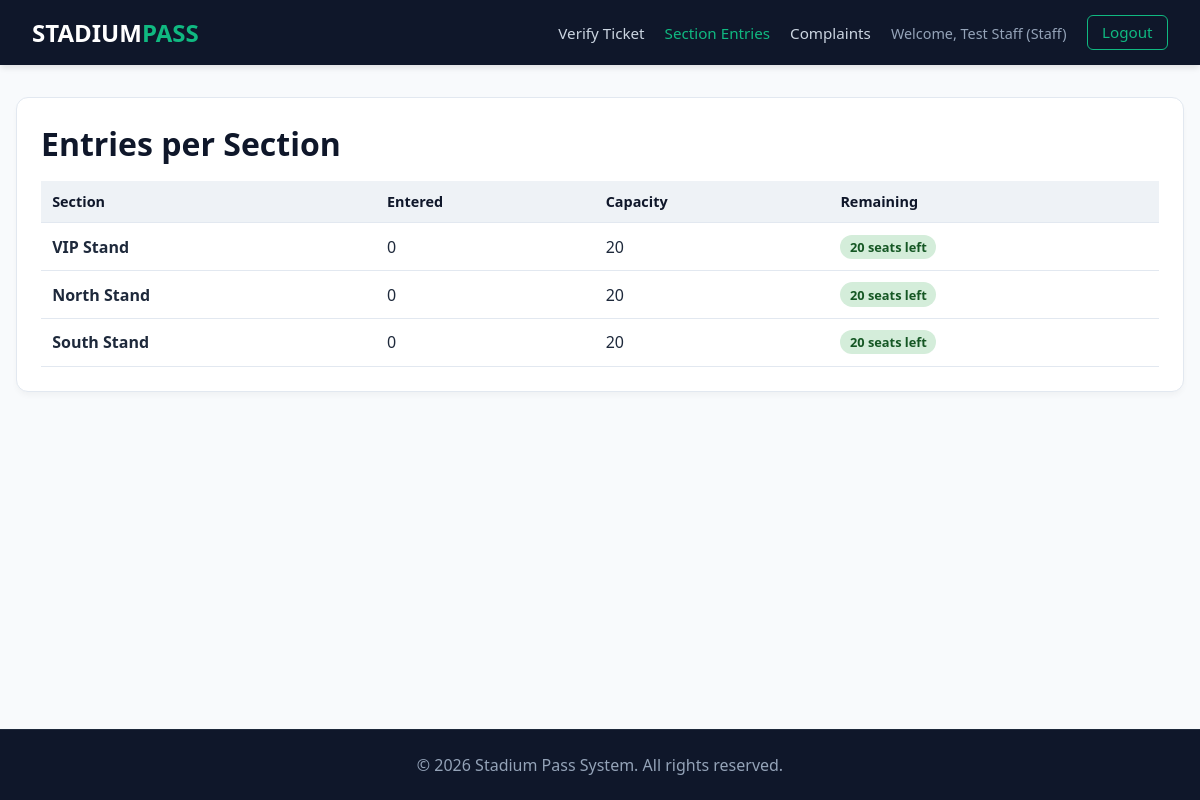
/staff/entries.php (signed in), run on the app's committed database.
### tables this page shows
CREATE TABLE sections (
  id INT AUTO_INCREMENT PRIMARY KEY,
  name VARCHAR(100) NOT NULL,
  capacity INT NOT NULL
);

### staff/entries.php (the view, shortened to what this page needs)
<?php
require_once __DIR__ . '/../config/db.php';
$stmt = $pdo->query(
    "SELECT sec.id, sec.name, sec.capacity, COUNT(e.id) AS entered
     FROM sections sec
     LEFT JOIN entries e ON e.section_id = sec.id
     GROUP BY sec.id, sec.name, sec.capacity
     ORDER BY sec.id"
);
$sections = $stmt->fetchAll();
require_once __DIR__ . '/../includes/header.php';
?>
<div class="card">
    <h1 class="page-title" style="margin-bottom: 1rem;">Entries per Section</h1>
    <?php if (count($sections) === 0): ?>
        <p>No sections found. Ask an administrator to configure sections first.</p>
    <?php else: ?>
        <div class="table-wrap">
            <table class="data">
                <tr>
                    <th>Section</th>
                    <th>Entered</th>
                    <th>Capacity</th>
                    <th>Remaining</th>
                </tr>
                <?php foreach ($sections as $row): ?>
                    <?php $remaining = $row['capacity'] - $row['entered']; ?>
                    <tr>
                        <td><strong><?= htmlspecialchars($row['name']) ?></strong></td>
                        <td><?= (int)$row['entered'] ?></td>
                        <td><?= (int)$row['capacity'] ?></td>
                        <td>
                            <?php if ($remaining <= 0): ?>
                                <span class="badge badge-cancelled">Full (0)</span>
                            <?php else: ?>
                                <span class="badge badge-valid"><?= $remaining ?> seats left</span>
                            <?php endif; ?>
                        </td>
                    </tr>
                <?php endforeach; ?>
            </table>
        </div>
    <?php endif; ?>
</div>
<?php require_once __DIR__ . '/../includes/footer.php'; ?>

### style.css (style rules this page uses)
:root { --navy: #0f172a; --green: #10b981; --green-hover: #059669; --white: #ffffff; --black: #1e293b; --bg-light: #f8fafc; --border: #e2e8f0; --danger: #ef4444; --warn: #f59e0b; --muted: #64748b; }
* { box-sizing: border-box; margin: 0; padding: 0; font-family: system-ui, -apple-system, Arial, sans-serif; }
body { background: var(--bg-light); color: var(--black); display: flex; flex-direction: column; min-height: 100vh; }
.page-title { font-size: 2rem; font-weight: 800; color: var(--navy); margin-bottom: 1.5rem; }
.card { background: var(--white); border: 1px solid var(--border); border-radius: 12px; padding: 1.5rem; margin-bottom: 1.5rem; box-shadow: 0 4px 6px -1px rgba(0,0,0,.04); }
.table-wrap { overflow-x: auto; }
table.data { width: 100%; border-collapse: collapse; }
table.data th, table.data td { padding: .7rem; text-align: left; border-bottom: 1px solid var(--border); vertical-align: middle; }
table.data th { background: #eef2f6; color: var(--navy); font-size: .9rem; }
.badge { display: inline-block; padding: .2rem .6rem; border-radius: 9999px; font-size: .8rem; font-weight: 700; }
.badge-confirmed, .badge-valid, .badge-upcoming { background: #d4edda; color: #155724; }

### data on the page
sections: name "VIP Stand", entered "0", capacity "20"
sections: name "North Stand", entered "0", capacity "20"
sections: name "South Stand", entered "0", capacity "20"

### other printed values
$user_display_name ?: ucfirst($role) "Test Staff"
$role "Staff"
